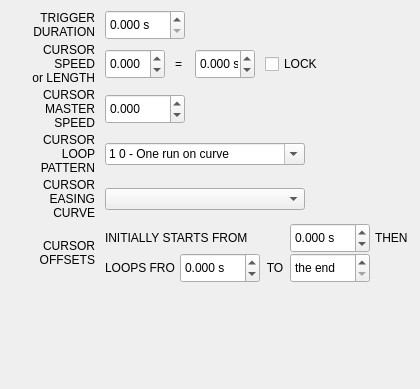
            <widget class="QWidget" name="ssTabInfoTime">
             <property name="statusTip">
              <string>Objects and time|Cursors moves according to time. You can set up:\n - speed of progression of cursors on curves\n - how cursors loops on curve (in terms of speed and position/time)\n - variation of speed (acceleration, multiple speeds according to loops)\n\n Last option is for triggers event duration. Typically, this duration is used for MIDI notes off (duration of note).</string>
             </property>
             <attribute name="title">
              <string>TIME</string>
             </attribute>
             <layout class="QVBoxLayout" name="verticalLayout_16">
              <property name="spacing">
               <number>3</number>
              </property>
              <property name="margin">
               <number>10</number>
              </property>
              <item>
               <layout class="QHBoxLayout" name="horizontalLayout_15">
                <property name="spacing">
                 <number>10</number>
                </property>
                <item>
                 <widget class="QLabel" name="triggerOffLabel">
                  <property name="minimumSize">
                   <size>
                    <width>85</width>
                    <height>20</height>
                   </size>
                  </property>
                  <property name="maximumSize">
                   <size>
                    <width>85</width>
                    <height>16777215</height>
                   </size>
                  </property>
                  <property name="text">
                   <string>TRIGGER
DURATION</string>
                  </property>
                  <property name="alignment">
                   <set>Qt::AlignRight|Qt::AlignTrailing|Qt::AlignVCenter</set>
                  </property>
                  <property name="wordWrap">
                   <bool>true</bool>
                  </property>
                  <property name="buddy">
                   <cstring>triggerOffSpin</cstring>
                  </property>
                 </widget>
                </item>
                <item>
                 <widget class="QDoubleSpinBox" name="triggerOffSpin">
                  <property name="minimumSize">
                   <size>
                    <width>80</width>
                    <height>30</height>
                   </size>
                  </property>
                  <property name="maximumSize">
                   <size>
                    <width>80</width>
                    <height>16777215</height>
                   </size>
                  </property>
                  <property name="toolTip">
                   <string>Changes the duration of a trigger event</string>
                  </property>
                  <property name="suffix">
                   <string notr="true"> s</string>
                  </property>
                  <property name="decimals">
                   <number>3</number>
                  </property>
                  <property name="maximum">
                   <double>999999.000000000000000</double>
                  </property>
                  <property name="singleStep">
                   <double>0.100000000000000</double>
                  </property>
                 </widget>
                </item>
                <item>
                 <spacer name="horizontalSpacer_6">
                  <property name="orientation">
                   <enum>Qt::Horizontal</enum>
                  </property>
                  <property name="sizeHint" stdset="0">
                   <size>
                    <width>40</width>
                    <height>1</height>
                   </size>
                  </property>
                 </spacer>
                </item>
               </layout>
              </item>
              <item>
               <layout class="QHBoxLayout" name="horizontalLayout_21">
                <property name="spacing">
                 <number>10</number>
                </property>
                <item>
                 <widget class="QLabel" name="cursorSpeedLabel">
                  <property name="minimumSize">
                   <size>
                    <width>85</width>
                    <height>20</height>
                   </size>
                  </property>
                  <property name="maximumSize">
                   <size>
                    <width>85</width>
                    <height>16777215</height>
                   </size>
                  </property>
                  <property name="text">
                   <string>CURSOR SPEED
or LENGTH</string>
                  </property>
                  <property name="alignment">
                   <set>Qt::AlignRight|Qt::AlignTrailing|Qt::AlignVCenter</set>
                  </property>
                  <property name="wordWrap">
                   <bool>true</bool>
                  </property>
                  <property name="buddy">
                   <cstring>speedSpin</cstring>
                  </property>
                 </widget>
                </item>
                <item>
                 <widget class="QDoubleSpinBox" name="speedSpin">
                  <property name="minimumSize">
                   <size>
                    <width>60</width>
                    <height>30</height>
                   </size>
                  </property>
                  <property name="maximumSize">
                   <size>
                    <width>60</width>
                    <height>16777215</height>
                   </size>
                  </property>
                  <property name="toolTip">
                   <string>Changes the cursor speed in terms of factor of global playback speed (1.00 = score playback speed)</string>
                  </property>
                  <property name="suffix">
                   <string notr="true"/>
                  </property>
                  <property name="decimals">
                   <number>3</number>
                  </property>
                  <property name="minimum">
                   <double>-999999.000000000000000</double>
                  </property>
                  <property name="maximum">
                   <double>999999.000000000000000</double>
                  </property>
                  <property name="singleStep">
                   <double>0.100000000000000</double>
                  </property>
                 </widget>
                </item>
                <item>
                 <widget class="QLabel" name="cursorSpeedLabel_2">
                  <property name="minimumSize">
                   <size>
                    <width>10</width>
                    <height>20</height>
                   </size>
                  </property>
                  <property name="maximumSize">
                   <size>
                    <width>10</width>
                    <height>16777215</height>
                   </size>
                  </property>
                  <property name="text">
                   <string notr="true">=</string>
                  </property>
                 </widget>
                </item>
                <item>
                 <widget class="QDoubleSpinBox" name="cursorLengthSpin">
                  <property name="minimumSize">
                   <size>
                    <width>60</width>
                    <height>30</height>
                   </size>
                  </property>
                  <property name="maximumSize">
                   <size>
                    <width>60</width>
                    <height>16777215</height>
                   </size>
                  </property>
                  <property name="toolTip">
                   <string>Changes the duration of one run of the cursor on its curve</string>
                  </property>
                  <property name="suffix">
                   <string notr="true"> s</string>
                  </property>
                  <property name="decimals">
                   <number>3</number>
                  </property>
                  <property name="minimum">
                   <double>-999999.000000000000000</double>
                  </property>
                  <property name="maximum">
                   <double>999999.000000000000000</double>
                  </property>
                  <property name="singleStep">
                   <double>0.100000000000000</double>
                  </property>
                 </widget>
                </item>
                <item>
                 <widget class="QCheckBox" name="cursorSpeedLock">
                  <property name="toolTip">
                   <string>Locks cursor speed to a specific duration on curve (even if curve length changes in the future)</string>
                  </property>
                  <property name="text">
                   <string>LOCK</string>
                  </property>
                  <property name="checked">
                   <bool>false</bool>
                  </property>
                 </widget>
                </item>
                <item>
                 <spacer name="horizontalSpacer_3">
                  <property name="orientation">
                   <enum>Qt::Horizontal</enum>
                  </property>
                  <property name="sizeHint" stdset="0">
                   <size>
                    <width>40</width>
                    <height>1</height>
                   </size>
                  </property>
                 </spacer>
                </item>
               </layout>
              </item>
              <item>
               <layout class="QHBoxLayout" name="horizontalLayout_23">
                <property name="spacing">
                 <number>10</number>
                </property>
                <item>
                 <widget class="QLabel" name="speedFLabel">
                  <property name="minimumSize">
                   <size>
                    <width>85</width>
                    <height>20</height>
                   </size>
                  </property>
                  <property name="maximumSize">
                   <size>
                    <width>85</width>
                    <height>16777215</height>
                   </size>
                  </property>
                  <property name="text">
                   <string>CURSOR
MASTER SPEED</string>
                  </property>
                  <property name="alignment">
                   <set>Qt::AlignRight|Qt::AlignTrailing|Qt::AlignVCenter</set>
                  </property>
                  <property name="wordWrap">
                   <bool>true</bool>
                  </property>
                  <property name="buddy">
                   <cstring>speedFSpin</cstring>
                  </property>
                 </widget>
                </item>
                <item>
                 <widget class="QDoubleSpinBox" name="speedFSpin">
                  <property name="minimumSize">
                   <size>
                    <width>80</width>
                    <height>30</height>
                   </size>
                  </property>
                  <property name="maximumSize">
                   <size>
                    <width>80</width>
                    <height>16777215</height>
                   </size>
                  </property>
                  <property name="toolTip">
                   <string>Applies a last factor on cursor speed (1.00 = no changes)</string>
                  </property>
                  <property name="suffix">
                   <string notr="true"/>
                  </property>
                  <property name="decimals">
                   <number>3</number>
                  </property>
                  <property name="minimum">
                   <double>-999999.000000000000000</double>
                  </property>
                  <property name="maximum">
                   <double>999999.000000000000000</double>
                  </property>
                  <property name="singleStep">
                   <double>0.100000000000000</double>
                  </property>
                 </widget>
                </item>
                <item>
                 <spacer name="horizontalSpacer_10">
                  <property name="orientation">
                   <enum>Qt::Horizontal</enum>
                  </property>
                  <property name="sizeHint" stdset="0">
                   <size>
                    <width>40</width>
                    <height>1</height>
                   </size>
                  </property>
                 </spacer>
                </item>
               </layout>
              </item>
              <item>
               <layout class="QHBoxLayout" name="horizontalLayout_19">
                <property name="spacing">
                 <number>10</number>
                </property>
                <item>
                 <widget class="QLabel" name="patternLabel">
                  <property name="minimumSize">
                   <size>
                    <width>85</width>
                    <height>20</height>
                   </size>
                  </property>
                  <property name="maximumSize">
                   <size>
                    <width>85</width>
                    <height>16777215</height>
                   </size>
                  </property>
                  <property name="text">
                   <string>CURSOR
LOOP PATTERN</string>
                  </property>
                  <property name="alignment">
                   <set>Qt::AlignRight|Qt::AlignTrailing|Qt::AlignVCenter</set>
                  </property>
                  <property name="wordWrap">
                   <bool>true</bool>
                  </property>
                  <property name="buddy">
                   <cstring>patternLine</cstring>
                  </property>
                 </widget>
                </item>
                <item>
                 <widget class="QComboBox" name="patternLine">
                  <property name="minimumSize">
                   <size>
                    <width>200</width>
                    <height>22</height>
                   </size>
                  </property>
                  <property name="maximumSize">
                   <size>
                    <width>200</width>
                    <height>16777215</height>
                   </size>
                  </property>
                  <property name="toolTip">
                   <string>Defines the &quot;speed pattern&quot; of the cursor. Speeds are applied consecutively on each loop or run of the cursor on the curve.</string>
                  </property>
                  <property name="editable">
                   <bool>true</bool>
                  </property>
                  <property name="sizeAdjustPolicy">
                   <enum>QComboBox::AdjustToContents</enum>
                  </property>
                  <item>
                   <property name="text">
                    <string>1 0 - One run on curve</string>
                   </property>
                  </item>
                  <item>
                   <property name="text">
                    <string>1 - Loop on curve</string>
                   </property>
                  </item>
                  <item>
                   <property name="text">
                    <string>1 -1 0 - Single roundtrip on curve </string>
                   </property>
                  </item>
                  <item>
                   <property name="text">
                    <string>1 -1 - Loop roundtrip on curve </string>
                   </property>
                  </item>
                  <item>
                   <property name="text">
                    <string>1 2 0 - One normal run, another at double speed</string>
                   </property>
                  </item>
                 </widget>
                </item>
                <item>
                 <spacer name="horizontalSpacer_12">
                  <property name="orientation">
                   <enum>Qt::Horizontal</enum>
                  </property>
                  <property name="sizeHint" stdset="0">
                   <size>
                    <width>40</width>
                    <height>1</height>
                   </size>
                  </property>
                 </spacer>
                </item>
               </layout>
              </item>
              <item>
               <layout class="QHBoxLayout" name="horizontalLayout_20">
                <property name="spacing">
                 <number>10</number>
                </property>
                <item>
                 <widget class="QLabel" name="easingLabel">
                  <property name="minimumSize">
                   <size>
                    <width>85</width>
                    <height>20</height>
                   </size>
                  </property>
                  <property name="maximumSize">
                   <size>
                    <width>85</width>
                    <height>16777215</height>
                   </size>
                  </property>
                  <property name="text">
                   <string>CURSOR
EASING CURVE</string>
                  </property>
                  <property name="alignment">
                   <set>Qt::AlignRight|Qt::AlignTrailing|Qt::AlignVCenter</set>
                  </property>
                  <property name="wordWrap">
                   <bool>true</bool>
                  </property>
                  <property name="buddy">
                   <cstring>patternLine</cstring>
                  </property>
                 </widget>
                </item>
                <item>
                 <widget class="QComboBox" name="easingCombo">
                  <property name="minimumSize">
                   <size>
                    <width>200</width>
                    <height>22</height>
                   </size>
                  </property>
                  <property name="maximumSize">
                   <size>
                    <width>200</width>
                    <height>16777215</height>
                   </size>
                  </property>
                  <property name="toolTip">
                   <string>Manages cursor acceleration on the curve (beta)</string>
                  </property>
                  <property name="sizeAdjustPolicy">
                   <enum>QComboBox::AdjustToContents</enum>
                  </property>
                 </widget>
                </item>
                <item>
                 <spacer name="horizontalSpacer_13">
                  <property name="orientation">
                   <enum>Qt::Horizontal</enum>
                  </property>
                  <property name="sizeHint" stdset="0">
                   <size>
                    <width>40</width>
                    <height>1</height>
                   </size>
                  </property>
                 </spacer>
                </item>
               </layout>
              </item>
              <item>
               <layout class="QHBoxLayout" name="horizontalLayout_22">
                <property name="spacing">
                 <number>10</number>
                </property>
                <item>
                 <widget class="QLabel" name="offsetLabel">
                  <property name="minimumSize">
                   <size>
                    <width>85</width>
                    <height>20</height>
                   </size>
                  </property>
                  <property name="maximumSize">
                   <size>
                    <width>85</width>
                    <height>16777215</height>
                   </size>
                  </property>
                  <property name="text">
                   <string>CURSOR
OFFSETS</string>
                  </property>
                  <property name="alignment">
                   <set>Qt::AlignRight|Qt::AlignTrailing|Qt::AlignVCenter</set>
                  </property>
                  <property name="wordWrap">
                   <bool>true</bool>
                  </property>
                  <property name="buddy">
                   <cstring>offsetInitialSpin</cstring>
                  </property>
                 </widget>
                </item>
                <item>
                 <layout class="QVBoxLayout" name="verticalLayout_15">
                  <property name="spacing">
                   <number>0</number>
                  </property>
                  <item>
                   <layout class="QHBoxLayout" name="horizontalLayout_3">
                    <property name="spacing">
                     <number>5</number>
                    </property>
                    <item>
                     <widget class="QLabel" name="offsetLabel1">
                      <property name="minimumSize">
                       <size>
                        <width>75</width>
                        <height>20</height>
                       </size>
                      </property>
                      <property name="text">
                       <string>INITIALLY STARTS FROM</string>
                      </property>
                     </widget>
                    </item>
                    <item>
                     <widget class="QDoubleSpinBox" name="offsetInitialSpin">
                      <property name="minimumSize">
                       <size>
                        <width>60</width>
                        <height>30</height>
                       </size>
                      </property>
                      <property name="maximumSize">
                       <size>
                        <width>80</width>
                        <height>16777215</height>
                       </size>
                      </property>
                      <property name="toolTip">
                       <string>Changes initial position/time of the cursor on the curve for the first run. Negative value is a delay before starting the run.</string>
                      </property>
                      <property name="suffix">
                       <string notr="true"> s</string>
                      </property>
                      <property name="decimals">
                       <number>3</number>
                      </property>
                      <property name="minimum">
                       <double>-999999.000000000000000</double>
                      </property>
                      <property name="maximum">
                       <double>999999.000000000000000</double>
                      </property>
                      <property name="singleStep">
                       <double>0.100000000000000</double>
                      </property>
                     </widget>
                    </item>
                    <item>
                     <widget class="QLabel" name="offsetLabel2_2">
                      <property name="sizePolicy">
                       <sizepolicy hsizetype="Fixed" vsizetype="Preferred">
                        <horstretch>0</horstretch>
                        <verstretch>0</verstretch>
                       </sizepolicy>
                      </property>
                      <property name="minimumSize">
                       <size>
                        <width>35</width>
                        <height>20</height>
                       </size>
                      </property>
                      <property name="maximumSize">
                       <size>
                        <width>35</width>
                        <height>16777215</height>
                       </size>
                      </property>
                      <property name="text">
                       <string>THEN</string>
                      </property>
                      <property name="wordWrap">
                       <bool>false</bool>
                      </property>
                     </widget>
                    </item>
                   </layout>
                  </item>
                  <item>
                   <layout class="QHBoxLayout" name="horizontalLayout_2">
                    <property name="spacing">
                     <number>5</number>
                    </property>
                    <item>
                     <widget class="QLabel" name="offsetLabel2">
                      <property name="sizePolicy">
                       <sizepolicy hsizetype="Fixed" vsizetype="Preferred">
                        <horstretch>0</horstretch>
                        <verstretch>0</verstretch>
                       </sizepolicy>
                      </property>
                      <property name="minimumSize">
                       <size>
                        <width>70</width>
                        <height>20</height>
                       </size>
                      </property>
                      <property name="maximumSize">
                       <size>
                        <width>60</width>
                        <height>16777215</height>
                       </size>
                      </property>
                      <property name="text">
                       <string>LOOPS FROM</string>
                      </property>
                      <property name="wordWrap">
                       <bool>false</bool>
                      </property>
                     </widget>
                    </item>
                    <item>
                     <widget class="QDoubleSpinBox" name="offsetStartSpin">
                      <property name="minimumSize">
                       <size>
                        <width>60</width>
                        <height>30</height>
                       </size>
                      </property>
                      <property name="maximumSize">
                       <size>
                        <width>80</width>
                        <height>16777215</height>
                       </size>
                      </property>
                      <property name="toolTip">
                       <string>Changes loop starting position/time of the cursor on the curve for each run</string>
                      </property>
                      <property name="suffix">
                       <string notr="true"> s</string>
                      </property>
                      <property name="decimals">
                       <number>3</number>
                      </property>
                      <property name="minimum">
                       <double>-999999.000000000000000</double>
                      </property>
                      <property name="maximum">
                       <double>999999.000000000000000</double>
                      </property>
                      <property name="singleStep">
                       <double>0.100000000000000</double>
                      </property>
                     </widget>
                    </item>
                    <item>
                     <widget class="QLabel" name="offsetLabel3">
                      <property name="minimumSize">
                       <size>
                        <width>20</width>
                        <height>20</height>
                       </size>
                      </property>
                      <property name="maximumSize">
                       <size>
                        <width>20</width>
                        <height>16777215</height>
                       </size>
                      </property>
                      <property name="text">
                       <string>TO</string>
                      </property>
                      <property name="alignment">
                       <set>Qt::AlignCenter</set>
                      </property>
                     </widget>
                    </item>
                    <item>
                     <widget class="QDoubleSpinBox" name="offsetEndSpin">
                      <property name="minimumSize">
                       <size>
                        <width>60</width>
                        <height>30</height>
                       </size>
                      </property>
                      <property name="maximumSize">
                       <size>
                        <width>80</width>
                        <height>16777215</height>
                       </size>
                      </property>
                      <property name="toolTip">
                       <string>Changes loop ending position/time of the cursor on the curve for each run</string>
                      </property>
                      <property name="specialValueText">
                       <string>the end</string>
                      </property>
                      <property name="suffix">
                       <string notr="true">s</string>
                      </property>
                      <property name="decimals">
                       <number>3</number>
                      </property>
                      <property name="minimum">
                       <double>0.000000000000000</double>
                      </property>
                      <property name="maximum">
                       <double>9999999.000000000000000</double>
                      </property>
                      <property name="singleStep">
                       <double>0.100000000000000</double>
                      </property>
                     </widget>
                    </item>
                    <item>
                     <spacer name="horizontalSpacer">
                      <property name="orientation">
                       <enum>Qt::Horizontal</enum>
                      </property>
                      <property name="sizeHint" stdset="0">
                       <size>
                        <width>40</width>
                        <height>1</height>
                       </size>
                      </property>
                     </spacer>
                    </item>
                   </layout>
                  </item>
                 </layout>
                </item>
               </layout>
              </item>
              <item>
               <spacer name="verticalSpacer_3">
                <property name="orientation">
                 <enum>Qt::Vertical</enum>
                </property>
                <property name="sizeHint" stdset="0">
                 <size>
                  <width>20</width>
                  <height>96</height>
                 </size>
                </property>
               </spacer>
              </item>
             </layout>
            </widget>
